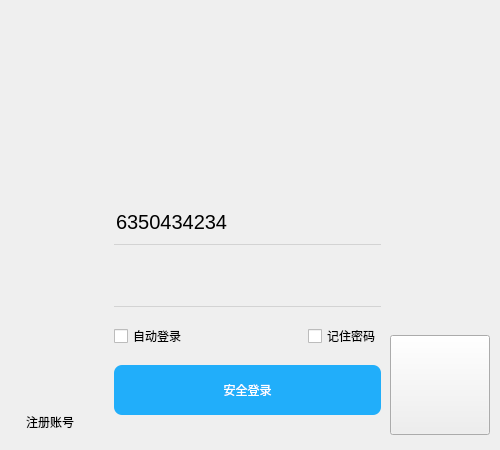
<?xml version="1.0" encoding="UTF-8"?>
<ui version="4.0">
 <class>Form</class>
 <widget class="QWidget" name="Form">
  <property name="geometry">
   <rect>
    <x>0</x>
    <y>0</y>
    <width>500</width>
    <height>450</height>
   </rect>
  </property>
  <property name="minimumSize">
   <size>
    <width>500</width>
    <height>450</height>
   </size>
  </property>
  <property name="maximumSize">
   <size>
    <width>500</width>
    <height>450</height>
   </size>
  </property>
  <property name="windowTitle">
   <string>登录</string>
  </property>
  <layout class="QVBoxLayout" name="verticalLayout" stretch="2,3">
   <property name="spacing">
    <number>0</number>
   </property>
   <property name="leftMargin">
    <number>0</number>
   </property>
   <property name="topMargin">
    <number>0</number>
   </property>
   <property name="rightMargin">
    <number>0</number>
   </property>
   <property name="bottomMargin">
    <number>0</number>
   </property>
   <item>
    <widget class="QWidget" name="widget" native="true">
     <property name="styleSheet">
      <string notr="true"/>
     </property>
     <layout class="QHBoxLayout" name="horizontalLayout_2">
      <property name="spacing">
       <number>0</number>
      </property>
      <property name="leftMargin">
       <number>0</number>
      </property>
      <property name="topMargin">
       <number>0</number>
      </property>
      <property name="rightMargin">
       <number>0</number>
      </property>
      <property name="bottomMargin">
       <number>0</number>
      </property>
      <item>
       <widget class="QLabel" name="login_top_bg_label">
        <property name="text">
         <string/>
        </property>
       </widget>
      </item>
     </layout>
    </widget>
   </item>
   <item>
    <widget class="QWidget" name="widget_2" native="true">
     <property name="styleSheet">
      <string notr="true"/>
     </property>
     <layout class="QHBoxLayout" name="horizontalLayout" stretch="2,6,2">
      <property name="spacing">
       <number>0</number>
      </property>
      <property name="leftMargin">
       <number>10</number>
      </property>
      <property name="topMargin">
       <number>0</number>
      </property>
      <property name="rightMargin">
       <number>10</number>
      </property>
      <property name="bottomMargin">
       <number>15</number>
      </property>
      <item alignment="Qt::AlignLeft|Qt::AlignBottom">
       <widget class="QPushButton" name="pushButton">
        <property name="text">
         <string>注册账号</string>
        </property>
        <property name="flat">
         <bool>true</bool>
        </property>
       </widget>
      </item>
      <item>
       <widget class="QWidget" name="widget_3" native="true">
        <property name="styleSheet">
         <string notr="true"/>
        </property>
        <layout class="QGridLayout" name="gridLayout">
         <item row="0" column="0" colspan="2">
          <widget class="QComboBox" name="comboBox">
           <property name="minimumSize">
            <size>
             <width>0</width>
             <height>45</height>
            </size>
           </property>
           <property name="styleSheet">
            <string notr="true">QComboBox {
	font-size: 20px;
	border: none;
	border-bottom: 1px solid lightgray;
	background-color: transparent;
}
QComboBox:hover {
	border-bottom: 1px solid gray;
}
QComboBox:focus {
	border-bottom: 1px solid rgb(18, 183,245);
}
QComboBox:drop-down {
	background-color: transparent;
	width: 60px;
	height: 40px;
}
QComboBox:down-arrow {
	image: url(:/login/images/login_combobox_icon.jpg);
	width: 60px;
	height: 20px;
}
QComboBox QAbstractItemView {
	min-height: 60px;
}
QComboBox QAbstractItemView:item {
	color: lightblue;
}</string>
           </property>
           <property name="editable">
            <bool>true</bool>
           </property>
           <item>
            <property name="text">
             <string>6350434234</string>
            </property>
            <property name="icon">
             <iconset resource="../images.qrc">
              <normaloff>:/login/images/login_item_icon1.jpg</normaloff>:/login/images/login_item_icon1.jpg</iconset>
            </property>
           </item>
           <item>
            <property name="text">
             <string>931363918</string>
            </property>
            <property name="icon">
             <iconset resource="../images.qrc">
              <normaloff>:/login/images/login_item_icon2.jpg</normaloff>:/login/images/login_item_icon2.jpg</iconset>
            </property>
           </item>
          </widget>
         </item>
         <item row="1" column="0" colspan="2">
          <widget class="QLineEdit" name="lineEdit">
           <property name="minimumSize">
            <size>
             <width>0</width>
             <height>45</height>
            </size>
           </property>
           <property name="styleSheet">
            <string notr="true">QLineEdit {
	font-size: 20px;
	border: none;
	border-bottom: 1px solid lightgray;
	background: transparent;
}
QLineEdit:hover {
	border-bottom: 1px solid gray;
}
QLineEdit:focus {
	border-bottom: 1px solid rgb(18, 183, 245);
}</string>
           </property>
           <property name="echoMode">
            <enum>QLineEdit::PasswordEchoOnEdit</enum>
           </property>
           <property name="clearButtonEnabled">
            <bool>true</bool>
           </property>
          </widget>
         </item>
         <item row="2" column="0" alignment="Qt::AlignLeft">
          <widget class="QCheckBox" name="checkBox">
           <property name="text">
            <string>自动登录</string>
           </property>
          </widget>
         </item>
         <item row="2" column="1" alignment="Qt::AlignRight">
          <widget class="QCheckBox" name="checkBox_2">
           <property name="text">
            <string>记住密码</string>
           </property>
          </widget>
         </item>
         <item row="3" column="0" colspan="2">
          <widget class="QPushButton" name="pushButton_3">
           <property name="minimumSize">
            <size>
             <width>0</width>
             <height>50</height>
            </size>
           </property>
           <property name="styleSheet">
            <string notr="true">QPushButton {
	background-color: rgb(33, 174, 250);
	border-radius: 8px;
	color: white;
	spacing: 20px;
}
QPushButton:hover {
	background-color: rgb(72, 203, 250);
}
QPushButton:pressed {
	background-color: rgb(85, 85, 255);
}</string>
           </property>
           <property name="text">
            <string>安全登录</string>
           </property>
           <property name="icon">
            <iconset resource="../images.qrc">
             <normaloff>:/login/images/login_btn_icon.jpg</normaloff>:/login/images/login_btn_icon.jpg</iconset>
           </property>
           <property name="iconSize">
            <size>
             <width>40</width>
             <height>40</height>
            </size>
           </property>
          </widget>
         </item>
        </layout>
       </widget>
      </item>
      <item alignment="Qt::AlignRight|Qt::AlignBottom">
       <widget class="QPushButton" name="pushButton_2">
        <property name="minimumSize">
         <size>
          <width>100</width>
          <height>100</height>
         </size>
        </property>
        <property name="maximumSize">
         <size>
          <width>100</width>
          <height>100</height>
         </size>
        </property>
        <property name="styleSheet">
         <string notr="true">border-image: url(:/login/images/login_qrcode.jpg);</string>
        </property>
        <property name="text">
         <string/>
        </property>
       </widget>
      </item>
     </layout>
    </widget>
   </item>
  </layout>
 </widget>
 <resources>
  <include location="../images.qrc"/>
 </resources>
 <connections/>
</ui>
